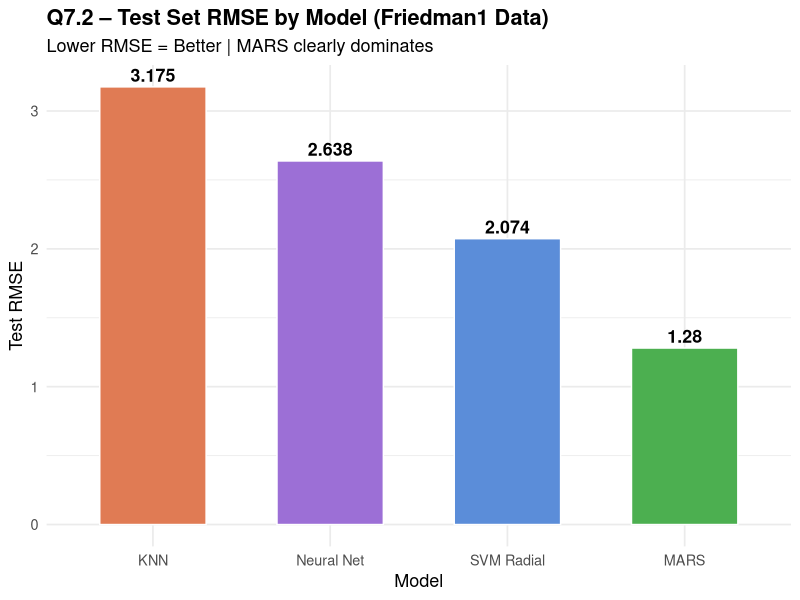
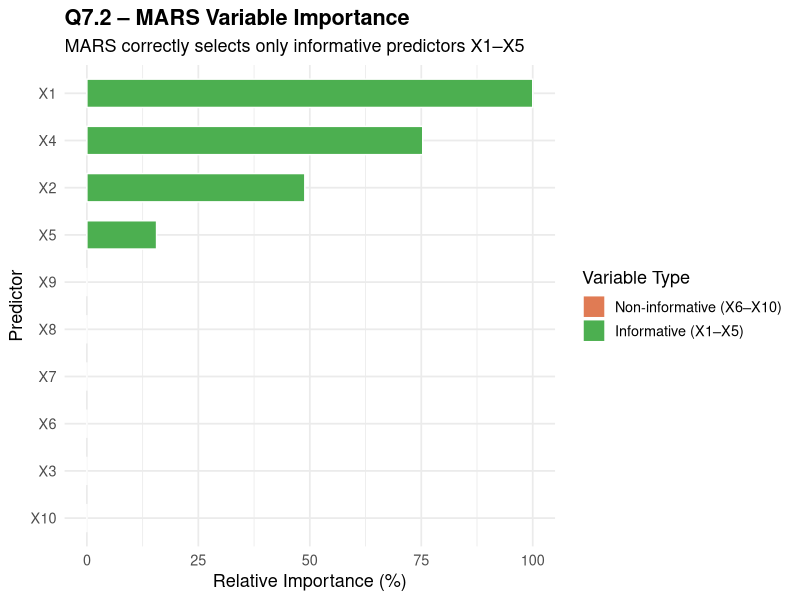

R code for these plots, in order:
## ---- chunk 1
knitr::opts_chunk$set(echo = TRUE)
## ---- chunk 2
library(mlbench)
library(caret)
library(earth)       
library(kernlab)    
library(ggplot2)
library(tidyr)
library(gridExtra)
## ---- chunk 3
set.seed(200)

trainingData <- mlbench.friedman1(200, sd = 1)
trainingData$x <- data.frame(trainingData$x)

testData <- mlbench.friedman1(5000, sd = 1)
testData$x <- data.frame(testData$x)

ctrl <- trainControl(method = "boot", number = 25)
## ---- chunk 4
set.seed(200)
knnModel <- train(x = trainingData$x,
                  y = trainingData$y,
                  method = "knn",
                  preProc = c("center", "scale"),
                  tuneLength = 10,
                  trControl = ctrl)
knnModel
knnPred <- predict(knnModel, newdata = testData$x)
knn_res <- postResample(pred = knnPred, obs = testData$y)
cat("KNN Test Performance:\n"); print(round(knn_res, 4))
## ---- chunk 5
set.seed(200)
marsGrid <- expand.grid(degree = 1:2, nprune = 2:20)
marsModel <- train(x = trainingData$x,
                   y = trainingData$y,
                   method = "earth",
                   tuneGrid = marsGrid,
                   trControl = ctrl)
marsModel
marsPred <- predict(marsModel, newdata = testData$x)
mars_res <- postResample(pred = marsPred, obs = testData$y)
cat("MARS Test Performance:\n"); print(round(mars_res, 4))

# does it select only X1-X5?
varImp(marsModel)
## ---- chunk 6
set.seed(200)
svmModel <- train(x = trainingData$x,
                  y = trainingData$y,
                  method = "svmRadial",
                  preProc = c("center", "scale"),
                  tuneLength = 14,
                  trControl = ctrl)
svmModel
svmPred <- predict(svmModel, newdata = testData$x)
svm_res <- postResample(pred = svmPred, obs = testData$y)
cat("SVM Test Performance:\n"); print(round(svm_res, 4))
## ---- chunk 7
set.seed(200)
nnetGrid <- expand.grid(size  = c(1, 3, 5, 7, 9),
                        decay = c(0, 0.001, 0.01, 0.1))
nnetModel <- train(x = trainingData$x,
                   y = trainingData$y,
                   method = "nnet",
                   preProc = c("center", "scale", "spatialSign"),
                   tuneGrid = nnetGrid,
                   trControl = ctrl,
                   linout  = TRUE,
                   trace   = FALSE,
                   MaxNWts = 10 * (ncol(trainingData$x) + 1) + 10 + 1,
                   maxit   = 500)
nnetModel
nnetPred <- predict(nnetModel, newdata = testData$x)
nnet_res <- postResample(pred = nnetPred, obs = testData$y)
cat("NNet Test Performance:\n"); print(round(nnet_res, 4))
## ---- chunk 8
results_72 <- data.frame(
  Model     = c("KNN", "MARS", "SVM Radial", "Neural Net"),
  Test_RMSE = round(c(knn_res["RMSE"], mars_res["RMSE"],
                      svm_res["RMSE"], nnet_res["RMSE"]), 4),
  Test_Rsq  = round(c(knn_res["Rsquared"], mars_res["Rsquared"],
                      svm_res["Rsquared"], nnet_res["Rsquared"]), 4)
)
print(results_72)
## ---- chunk 9
# plot: test RMSE comparison
ggplot(results_72, aes(x = reorder(Model, -Test_RMSE), y = Test_RMSE, fill = Model)) +
  geom_col(width = 0.6, color = "white") +
  geom_text(aes(label = round(Test_RMSE, 3)), vjust = -0.4, size = 4.5, fontface = "bold") +
  scale_fill_manual(values = c("KNN"       = "#e07b54",
                               "MARS"      = "#4CAF50",
                               "SVM Radial"= "#5b8dd9",
                               "Neural Net"= "#9c6fd6")) +
  labs(title = "Q7.2 – Test Set RMSE by Model (Friedman1 Data)",
       subtitle = "Lower RMSE = Better | MARS clearly dominates",
       x = "Model", y = "Test RMSE") +
  theme_minimal(base_size = 13) +
  theme(legend.position = "none", plot.title = element_text(face = "bold"))

# plot MARS variable importance
vi72 <- data.frame(
  Predictor   = c("X1","X4","X2","X5","X3","X6","X7","X8","X9","X10"),
  Importance  = c(100, 75.33, 48.88, 15.63, 0, 0, 0, 0, 0, 0),
  Informative = c(TRUE, TRUE, TRUE, TRUE, TRUE, FALSE, FALSE, FALSE, FALSE, FALSE)
)
ggplot(vi72, aes(x = reorder(Predictor, Importance), y = Importance, fill = Informative)) +
  geom_col(width = 0.6, color = "white") +
  coord_flip() +
  scale_fill_manual(values = c("TRUE" = "#4CAF50", "FALSE" = "#e07b54"),
                    labels  = c("Non-informative (X6–X10)", "Informative (X1–X5)")) +
  labs(title    = "Q7.2 – MARS Variable Importance",
       subtitle = "MARS correctly selects only informative predictors X1–X5",
       x = "Predictor", y = "Relative Importance (%)", fill = "Variable Type") +
  theme_minimal(base_size = 13) +
  theme(plot.title = element_text(face = "bold"))
